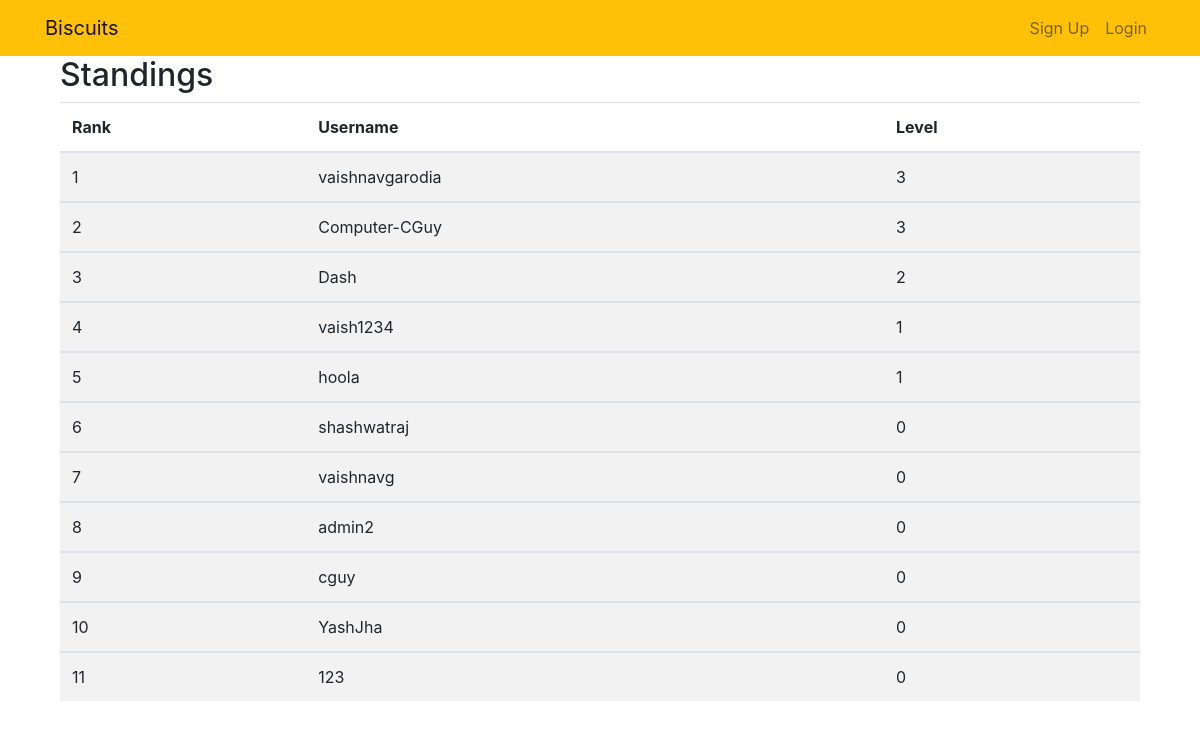
The page /leaderboard/ on the database as committed earlier.
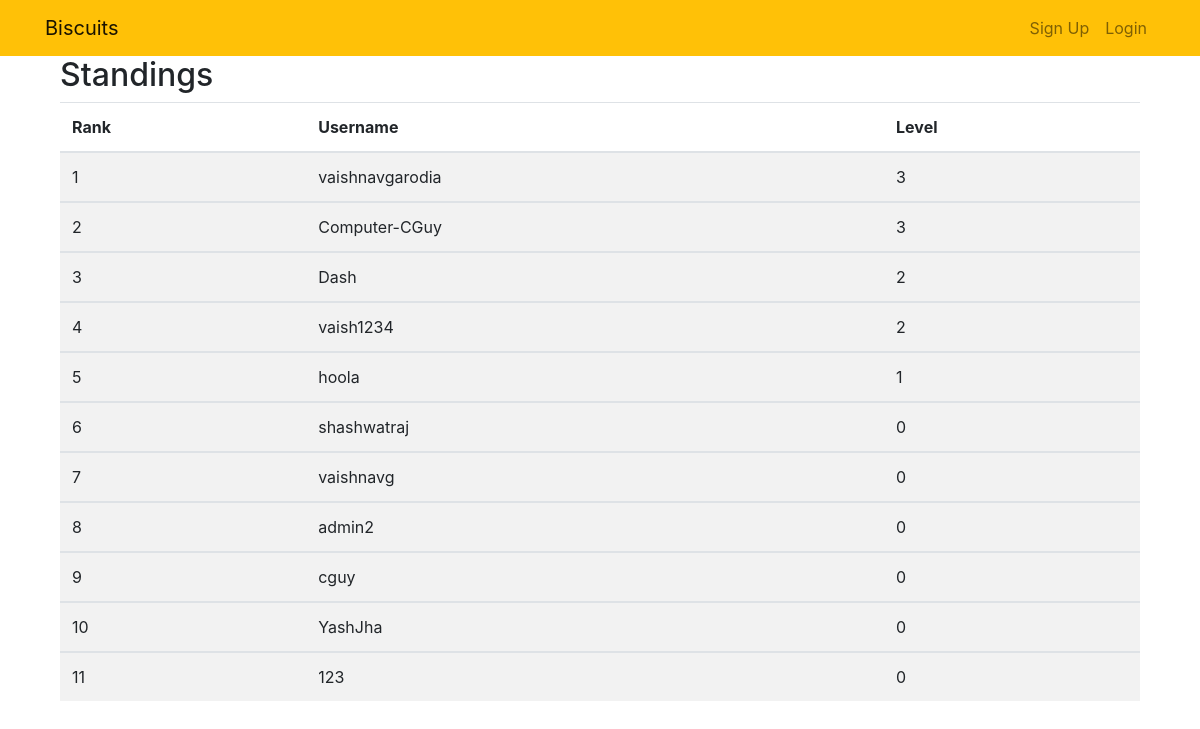
The same page on the database as committed later.
### biscuitsrk/models.py (models this page shows, shortened)
class Profile(models.Model):
    user = models.OneToOneField(User, on_delete=models.CASCADE)
    currentlevel = models.IntegerField(default=0)
    discord  = models.CharField(max_length=255, null=True)
    institute = models.CharField(max_length=255, null=True)
    currentleveltime= models.DateTimeField(default=timezone.now)
    is_banned = models.BooleanField(default = False)
    mostrecentanswer = models.TextField(null=True)
    lastanswertime = models.DateTimeField(default=timezone.now)
    checked = models.BooleanField(default=True)
    result = models.BooleanField(default=True)
    response = models.TextField(null=True, blank=True)
    answered = models.BooleanField(default=False)
    answer_history = models.TextField(default="")
    response_history = models.TextField(default="")

### biscuitsrk/views.py (the view)
# urls.py: path('leaderboard/', views.leaderboard, name='leaderboard'),
def leaderboard(request):
	queryset = Profile.objects.order_by('-currentlevel','currentleveltime')
	context = {
		'queryset' : queryset,
	}
	return render(request, 'biscuitsrk/leaderboard.html', context)

### biscuitsrk/templates/biscuitsrk/leaderboard.html (shortened to what this page needs)
{% extends "biscuitsrk/base.html" %}
{% block content %}
<div class="col-md-12">
  <h2>Standings</h2>
  <table class="table table-striped">
    <thead>
      <tr>
        <th>Rank</th>
        <th>Username</th>
        <th>Level</th>
      </tr>
    </thead>
{% for User in queryset %}
    <tbody>
      <tr>
        <td>{{forloop.counter}}</td>
        <td data-toggle="tooltip" title="{{User.user.username}}"><span>{{User.user.username}}</span></td>
        <td>{{User.currentlevel}}</td>
      </tr>
  </tbody>
{%endfor%}
  </table>
</div>
{% endblock %}

Rows that differ between the two databases and show on the page:
changed Profile "vaish1234": currentlevel "1" → "2"
